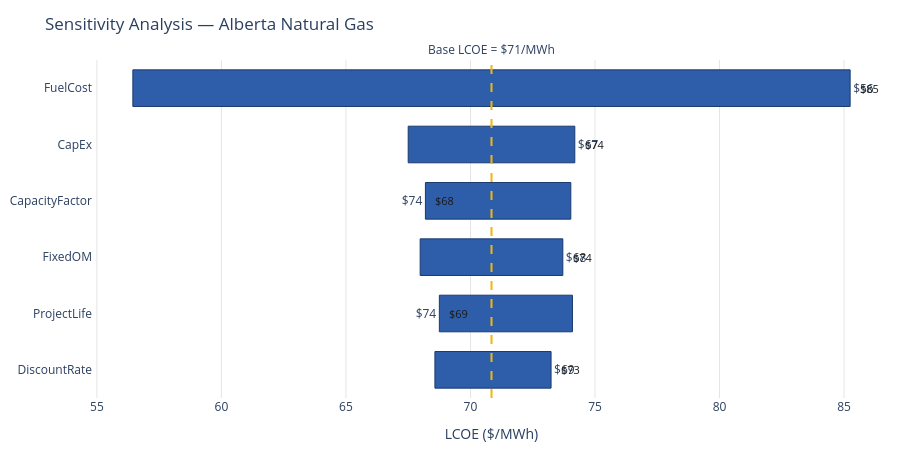

Source (notebook cell):
### Code cell
ab_gas = defaults[(defaults["Province"] == "AB") & (defaults["Technology"] == "Natural Gas")].iloc[0]
ranges_gas = build_param_ranges(ab_gas)
tornado_gas = sensitivity_analysis(ab_gas, ranges_gas)
print(tornado_gas)
plot_tornado_plotly(tornado_gas, "Alberta Natural Gas", ab_gas["LCOE_v2"])

### Figure 1 — Plotly figure (JSON) as saved in the notebook; plotly's stock layout.template omitted (floating-point values rounded to 4 significant figures)
{"data": [{"base": [68.57], "hovertemplate": "<b>DiscountRate</b><br>Low: $68.6/MWh<br>High: $73.2/MWh<br>Swing: $4.7/MWh<extra></extra>", "marker": {"color": "#2E5EAA", "line": {"color": "#1a3a6e", "width": 1}}, "orientation": "h", "showlegend": false, "text": ["$69"], "textposition": "outside", "type": "bar", "x": [4.664], "y": ["DiscountRate"]}, {"base": [74.09], "hovertemplate": "<b>ProjectLife</b><br>Low: $74.1/MWh<br>High: $68.8/MWh<br>Swing: $5.3/MWh<extra></extra>", "marker": {"color": "#2E5EAA", "line": {"color": "#1a3a6e", "width": 1}}, "orientation": "h", "showlegend": false, "text": ["$74"], "textposition": "outside", "type": "bar", "x": [-5.345], "y": ["ProjectLife"]}, {"base": [67.98], "hovertemplate": "<b>FixedOM</b><br>Low: $68.0/MWh<br>High: $73.7/MWh<br>Swing: $5.7/MWh<extra></extra>", "marker": {"color": "#2E5EAA", "line": {"color": "#1a3a6e", "width": 1}}, "orientation": "h", "showlegend": false, "text": ["$68"], "textposition": "outside", "type": "bar", "x": [5.729], "y": ["FixedOM"]}, {"base": [74.03], "hovertemplate": "<b>CapacityFactor</b><br>Low: $74.0/MWh<br>High: $68.2/MWh<br>Swing: $5.8/MWh<extra></extra>", "marker": {"color": "#2E5EAA", "line": {"color": "#1a3a6e", "width": 1}}, "orientation": "h", "showlegend": false, "text": ["$74"], "textposition": "outside", "type": "bar", "x": [-5.838], "y": ["CapacityFactor"]}, {"base": [67.5], "hovertemplate": "<b>CapEx</b><br>Low: $67.5/MWh<br>High: $74.2/MWh<br>Swing: $6.7/MWh<extra></extra>", "marker": {"color": "#2E5EAA", "line": {"color": "#1a3a6e", "width": 1}}, "orientation": "h", "showlegend": false, "text": ["$67"], "textposition": "outside", "type": "bar", "x": [6.689], "y": ["CapEx"]}, {"base": [56.44], "hovertemplate": "<b>FuelCost</b><br>Low: $56.4/MWh<br>High: $85.2/MWh<br>Swing: $28.8/MWh<extra></extra>", "marker": {"color": "#2E5EAA", "line": {"color": "#1a3a6e", "width": 1}}, "orientation": "h", "showlegend": false, "text": ["$56"], "textposition": "outside", "type": "bar", "x": [28.8], "y": ["FuelCost"]}], "layout": {"annotations": [{"font": {"color": "#1a1a1a", "size": 11}, "showarrow": false, "text": "$73", "x": 73.24, "xanchor": "left", "xshift": 8, "y": "DiscountRate"}, {"font": {"color": "#1a1a1a", "size": 11}, "showarrow": false, "text": "$69", "x": 68.75, "xanchor": "left", "xshift": 8, "y": "ProjectLife"}, {"font": {"color": "#1a1a1a", "size": 11}, "showarrow": false, "text": "$74", "x": 73.71, "xanchor": "left", "xshift": 8, "y": "FixedOM"}, {"font": {"color": "#1a1a1a", "size": 11}, "showarrow": false, "text": "$68", "x": 68.19, "xanchor": "left", "xshift": 8, "y": "CapacityFactor"}, {"font": {"color": "#1a1a1a", "size": 11}, "showarrow": false, "text": "$74", "x": 74.19, "xanchor": "left", "xshift": 8, "y": "CapEx"}, {"font": {"color": "#1a1a1a", "size": 11}, "showarrow": false, "text": "$85", "x": 85.24, "xanchor": "left", "xshift": 8, "y": "FuelCost"}, {"showarrow": false, "text": "Base LCOE = $71/MWh", "x": 70.84, "xanchor": "center", "xref": "x", "y": 1, "yanchor": "bottom", "yref": "y domain"}], "bargap": 0.35, "height": 450, "margin": {"b": 10, "l": 10, "r": 10, "t": 60}, "plot_bgcolor": "white", "shapes": [{"line": {"color": "#F2B705", "dash": "dash", "width": 2}, "type": "line", "x0": 70.84, "x1": 70.84, "xref": "x", "y0": 0, "y1": 1, "yref": "y domain"}], "title": {"text": "Sensitivity Analysis — Alberta Natural Gas"}, "xaxis": {"gridcolor": "#e5e5e5", "title": {"text": "LCOE ($/MWh)"}}}}
